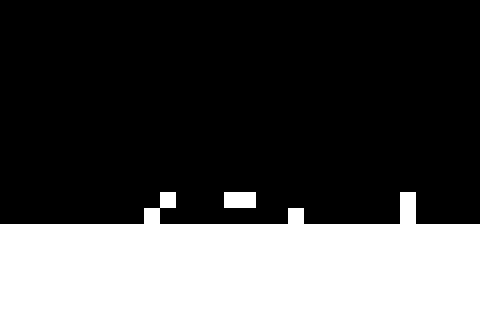

This game map was drawn from its Tiled (.tmx) file and the tilesets committed beside it. A one-line description and the trimmed map source follow:
An orthogonal 30x20 tile map with 16x16 px tiles, 2 tile layers (Floor, Danger).

<map version="1.0" orientation="orthogonal" renderorder="right-down" width="30" height="20" tilewidth="16" tileheight="16">
 <tileset firstgid="1" name="FloorTiles" tilewidth="16" tileheight="16">
  <image source="../../images/tiles/FloorTiles.png" width="32" height="16" />
 </tileset>
 <layer name="Floor" width="30" height="20">
  <properties>
   <property name="tileset" value="FloorTiles" />
  </properties>
  <data>[600 cells, 180 non-empty, 1 distinct tile ids]</data>
 </layer>
 <layer name="Danger" width="30" height="20">
  <properties>
   <property name="tileset" value="FloorTiles" />
  </properties>
  <data>[600 cells, 7 non-empty, 1 distinct tile ids]</data>
 </layer>
</map>
